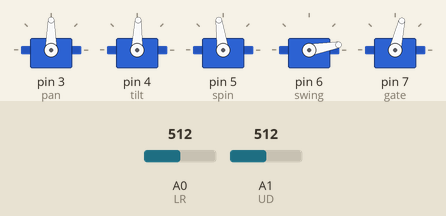
Recording of a sketch running on a simulated Arduino Uno, built with avr-gcc and run on an emulated ATmega328P. On the bench: 5 × servo. The inputs (shaded band) are chosen by the test bench; at power-on: A0 (LR) = 512, A1 (UD) = 512.

Above: at 1.2 s.
1.3 s: A0 (LR) set to 716
At 1.7 s:
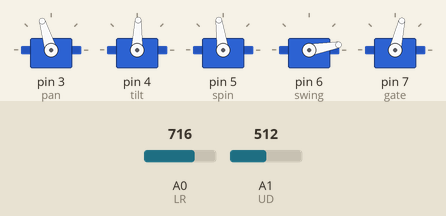
2.8 s: A1 (UD) set to 716
At 4.0 s:
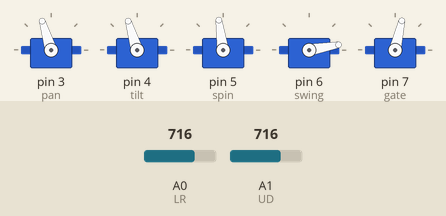
4.3 s: A0 (LR) set to 900
At 5.2 s:
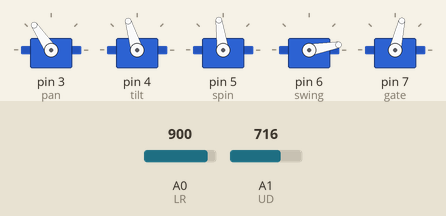
5.8 s: A1 (UD) set to 900
At 6.3 s:
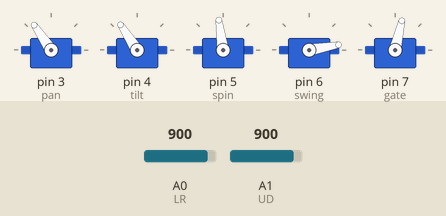
7.3 s: A0 (LR) set to 511
At 8.5 s:
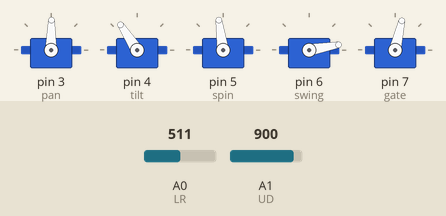
8.8 s: A1 (UD) set to 306
At 9.8 s:
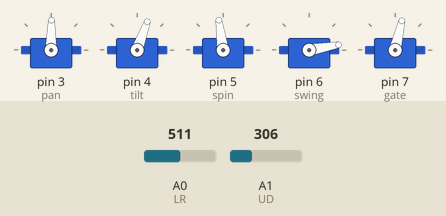
Timing chart, 0 to 11.3 s (numbered marks = the images above; inputs shaded):
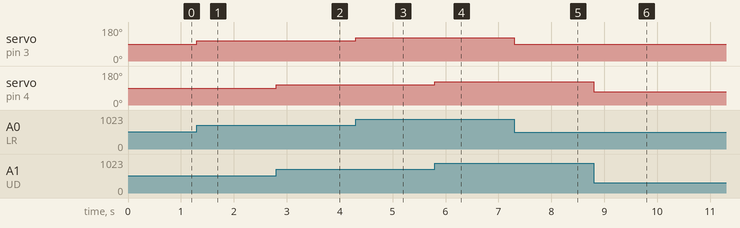

Measured:
- after the input at 1.3 s, servo on pin 3 (pan): 90° → 107° at once
- after the input at 2.8 s, servo on pin 4 (tilt): 88° → 107° at once
- after the input at 4.3 s, servo on pin 3 (pan): 107° → 124° at once
- after the input at 5.8 s, servo on pin 4 (tilt): 107° → 123° at once
- after the input at 7.3 s, servo on pin 3 (pan): 124° → 89° at once
- after the input at 8.8 s, servo on pin 4 (tilt): 123° → 70° at once

The sketch:

Lasagna_driver.ino
```cpp
#include <Servo.h>
#include <Stepper.h>

// pin declarations for joystick
#define LR A0
#define UD A1

// pin declarations for servos
#define pan 3
#define tilt 4
#define spin 5
#define swing 6
#define gate 7

// pin declarations for stepper motor
#define center1 8
#define center2 9
#define center3 10
#define center4 11

#define STEP_AMOUNT 520

// servo object declarations
Servo panS;
Servo tiltS;
Servo spinS;
Servo swingS;
Servo gateS;

Stepper center(100, center1, center2, center3, center4);

bool swingState = false;
bool gateState = false;

bool cond = false;

void setup() {
  // put your setup code here, to run once:
  Serial.begin(9600);

  pinMode(LR, INPUT);
  pinMode(UD, INPUT);

  panS.attach(pan);
  tiltS.attach(tilt);
  spinS.attach(spin);
  swingS.attach(swing);
  gateS.attach(gate);

  center.setSpeed(100);

  gateS.write(65);

  swingS.write(10);

  spinS.write(98);
}

void loop() {
  // put your main code here, to run repeatedly:

//  if (Serial.available() > 0) {
//    byte cond = Serial.read();
//    byte readin = Serial.read();
//    if (cond == 0x21) {
//      Serial.println("yo");
//      //byte readin = Serial.read();
//      Serial.println(readin, HEX);
//      if (readin == 0x31 || readin == 0x32) {
//        gateState = !gateState;
//        Serial.println("hey");
//      }
//      else if (readin == 0x33) {
//        swingState = !swingState;
//      }
//      else if (readin == 0x34) {
//        center.step(STEP_AMOUNT);
//      }
//    }
//  }

  //bool cond = false;
  while (Serial.available() > 0) {
    byte readin = Serial.read();
    if (readin == 0x21) {
      cond = true;
      //Serial.println("Set cond to true");
    }
    else if (cond) {
      //Serial.println("Got inside the if statement");
      if (readin == 0x31 || readin == 0x32) {
        gateState = !gateState;
        //Serial.println("hey");
      }
      else if (readin == 0x33) {
        swingState = !swingState;
      }
      else if (readin == 0x34) {
        center.step(STEP_AMOUNT);
      }

      cond = false;
    }
    //Serial.println(readin, HEX);
  }

  // Read joystick values
  int lrread = analogRead(LR);
  int udread = analogRead(UD);

  panS.write(map(lrread,0,1023,45,135));
  tiltS.write(map(udread,30,1023,45,135));

  if (gateState) {
    gateS.write(60);
  }
  else {
    gateS.write(77);
  }

  if (swingState) {
    swingS.write(90);
  }
  else {
    swingS.write(10);
  }
}
```
